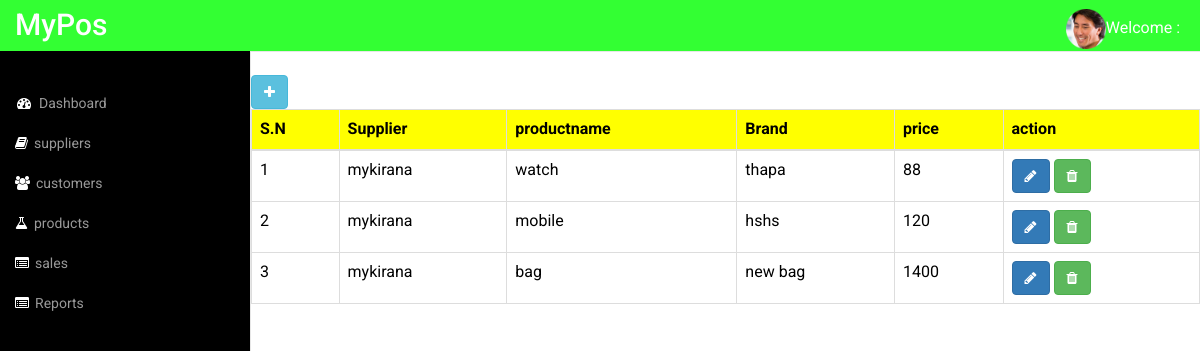
The page /product/list/ on the database its author committed.
### posapp/models.py (models this page shows, shortened)
class Product(models.Model):
    supplier = models.ForeignKey(Supplier,on_delete = models.CASCADE)
    name = models.CharField(max_length=100, unique=True)
    brand_name = models.CharField(max_length=200, blank=True, null=True)
    price = models.IntegerField()
    image = models.ImageField(upload_to='product')

class Supplier(models.Model):
    name = models.CharField(max_length=100,null=True,blank=True)
    address = models.CharField(max_length=250, null= True, blank=True)
    phone = models.CharField(max_length=100, null=True, blank=True)
    mobile_no = models.CharField(max_length=100, null=True, blank=True)
    class Meta:
        db_table = 'New supplier'

### posapp/views.py (the view)
# urls.py: path('product/list/', ProductListView.as_view(), name='productslist'),
class ProductListView(TemplateView):
    template_name = 'product/productlist.html'
    def get_context_data(self, **kwargs):
        context = super().get_context_data(**kwargs)
        context['products'] = Product.objects.all()
        return context

### templates/product/productlist.html
{% extends 'admintemplates/adminbase.html' %}
{% load static %}
{% block content %}
	<div class="row">
		<div class="col-md-12 table-responsive-sm">
            <br>
			<a href="{% url 'posapp:productcreate' %}" class="btn btn-info"><i class="fa fa-plus"></i></a>
            <br>
			<table class="table table-bordered">
				<thead style="background-color: yellow;color:black;">
					<tr class="text-dark">
						<th>S.N</th>
						<th>Supplier</th>
						<th>productname</th>
						<th>Brand</th>
                        <th>price</th>
						<th>action</th>
					</tr>
				</thead>
				<tbody>
					{% for product in products %}
					<tr style="color: black;">
						<td>{{ forloop.counter }}</td>
						<td>{{ product.supplier.name }}</td>
						<td>{{ product.name }}</td>
						<td>{{ product.brand_name }}</td>
                        <td>{{ product.price }}</td>
						<td>
                            <a href="{% url 'posapp:productupdate' product.pk %}" class="btn btn-primary"><i class="fa fa-pencil"></i></a>
							<a href="{% url 'posapp:productdelete' product.pk %}" class="btn btn-success"><i class="fa fa-trash"></i></a>
						</td>
					</tr>
					{% endfor %}
				</tbody>
			</table>
		</div>
	</div>
{% endblock %}

### static/adminstatic/css/style.css (style rules this page uses)
html, body { font-family: 'Roboto', sans-serif; font-size: 100%; background:#000; overflow-x: hidden; }
body a { transition:0.5s all; -webkit-transition:0.5s all; -moz-transition:0.5s all; -o-transition:0.5s all; -ms-transition:0.5s all; }

### rows shown on the page
Product: supplier.name "mykirana", name "watch", brand_name "thapa", price "88"
Product: supplier.name "mykirana", name "mobile", brand_name "hshs", price "120"
Product: supplier.name "mykirana", name "bag", brand_name "new bag", price "1400"
